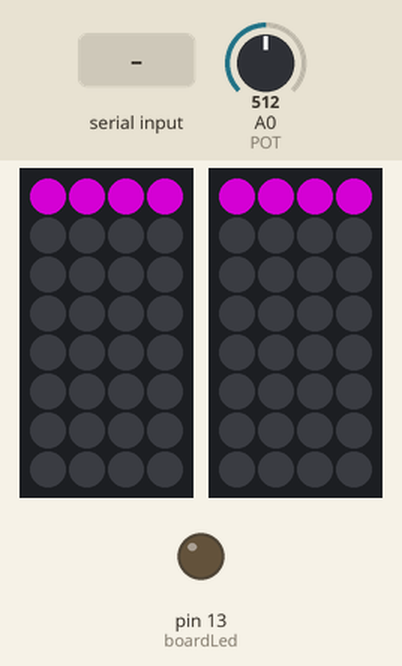
Bench run of a sketch on a simulated Arduino Uno, built with avr-gcc and run on an emulated ATmega328P. Parts: 2 × 4×8 RGB LED matrix (first LED top left, wired row by row), output pins drawn as LEDs (lit = HIGH). The test bench sets the inputs (shaded band); at power-on: A0 (POT) = 512. Dim RGB values are drawn brighter than linear.

Above: at 0.82 s.
1.3 s: A0 (POT) set to 900
At 2.9 s:
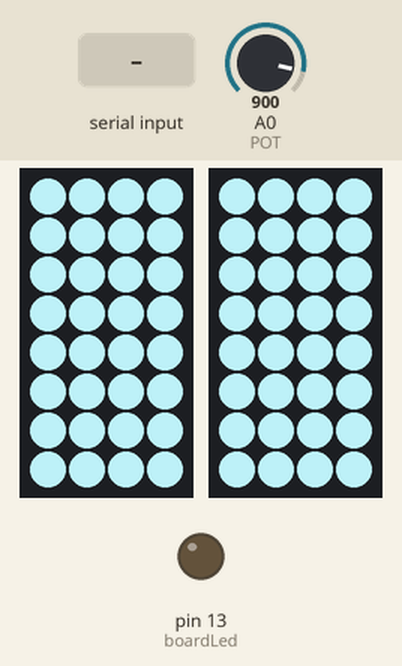
7.2 s: A0 (POT) set to 647
At 8.2 s:
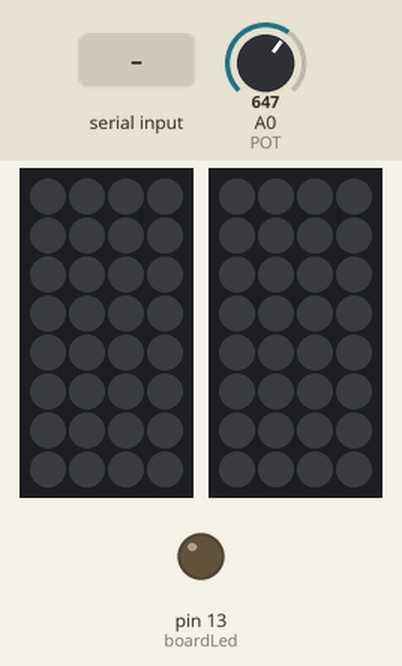
8.7 s: A0 (POT) set to 630
At 8.87 s:
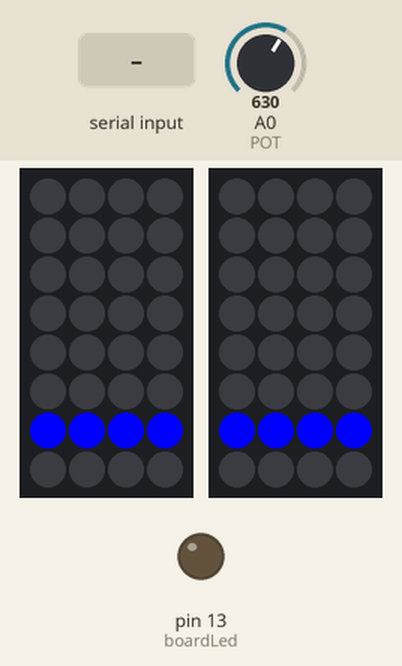
10.5 s: A0 (POT) set to 528
12.7 s: A0 (POT) set to 504
At 18.6 s:
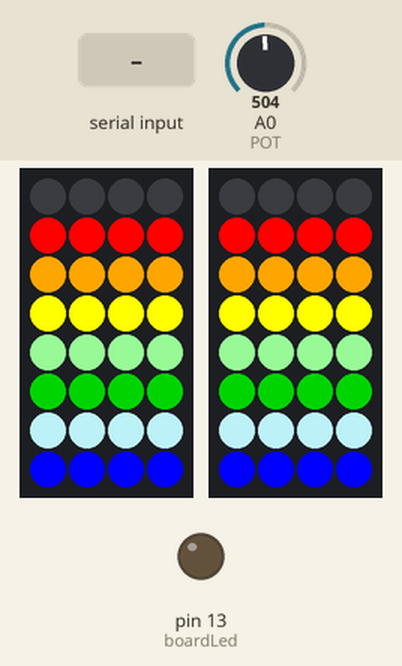
19.2 s: "90,45,200\n" received over Serial
At 23.48 s:
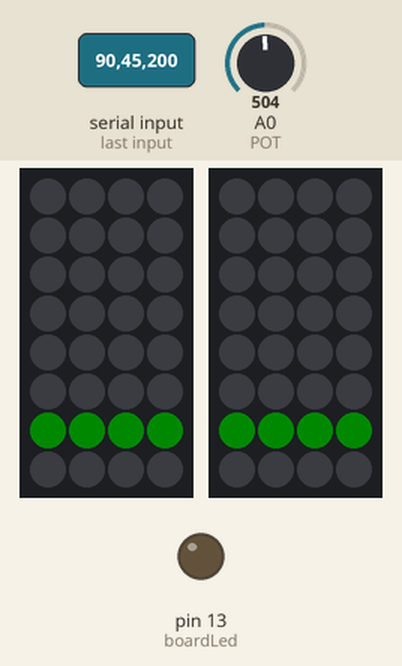

The sketch:

helmet.ino
```cpp
// (licence header left out)
#include <FastLED.h>

#define DATA_LEFTEAR_PIN 1
#define DATA_RIGTHEAR_PIN 2
#define DATA_RIGHT_PIN 3
#define DATA_LEFT_PIN 7
#define BUTTON 4
#define POT A0

// Params for width and height
const uint8_t kMatrixWidth = 4;
const uint8_t kMatrixHeight = 8;
const bool    kMatrixSerpentineLayout = true;

#define NUM_LEDS (kMatrixWidth * kMatrixHeight)
#define NUM_LEDONE 1

// Calculates position on string based on coordinates
uint16_t XY( uint8_t x, uint8_t y)
{
  uint16_t i;

  if( kMatrixSerpentineLayout == false) {
    i = (y * kMatrixWidth) + x;
  }

  if( kMatrixSerpentineLayout == true) {
    if( y & 0x01) {
      // Odd rows run backwards
      uint8_t reverseX = (kMatrixWidth - 1) - x;
      i = (y * kMatrixWidth) + reverseX;
    } else {
      // Even rows run forwards
      i = (y * kMatrixWidth) + x;
    }
  }

  return i;
}

// Define the array of leds
CRGB led_array[NUM_LEDS];
CRGB led_ears[NUM_LEDONE];
int boardLed = 13;

void setup()
{
    Serial.begin(9600);
    pinMode(boardLed, OUTPUT);
    pinMode(BUTTON, INPUT);
    pinMode(POT, INPUT);
    FastLED.addLeds<WS2812B, DATA_LEFT_PIN, GRB>(led_array, NUM_LEDS);
    FastLED.addLeds<WS2812B, DATA_RIGHT_PIN, GRB>(led_array, NUM_LEDS);
}

char readIn;

void clear()
{
    for (int i = 0; i < NUM_LEDS; i++)
    {
        led_array[i] = CRGB::Black;
    }
    FastLED.show();
}

void fadeall() { for(int i = 0; i < NUM_LEDS; i++) { led_array[i].nscale8(250); } }

void cylon()
{
	static uint8_t hue = 0;

	// First slide the led in one direction
	for(int i = 0; i < NUM_LEDS; i++)
    {
		led_array[i] = CHSV(hue++, 255, 255);

		FastLED.show();

		fadeall();

		delay(10);
	}

	// Now go in the other direction.
	for(int i = (NUM_LEDS)-1; i >= 0; i--)
    {
		led_array[i] = CHSV(hue++, 255, 255);
		FastLED.show();

		fadeall();

		delay(10);
	}
}

void lightRow(int row, CRGB color)
{
    for (int i = 0; i < kMatrixWidth; i++)
    {
        led_array[XY(i, row)] = color;
    }
    FastLED.show();
}

CRGB rainbow[8] = {CRGB::Purple, CRGB::Blue, CRGB::PowderBlue,
                   CRGB::Green, CRGB::LightGreen, CRGB::Yellow,
                   CRGB::Orange, CRGB::Red};

void lightRows(int rows, CRGB color)
{
    for (int i = 0; i < rows; i++)
    {
        lightRow(i, color);
    }
}

void fullColor(CRGB color) // this works
{
    lightRows(kMatrixHeight, color);
}

void fullonRainbow() // this works
{
    for (int i = 0; i < kMatrixHeight; i++)
    {
        lightRow(i, rainbow[i]);
    }
}

void rainbowDrop()
{
    // drop in
    for (int i = 0; i < kMatrixHeight; i++)
    {
        CRGB currentColor = rainbow[kMatrixHeight - i];

        int currentPosition = kMatrixHeight;
        int previousPosition = currentPosition + 1;

        while(currentPosition > i)
        {
            currentPosition = currentPosition - 1;
            previousPosition = currentPosition + 1;

            lightRow(currentPosition, currentColor);
            if (previousPosition <= (kMatrixHeight - 1))
            {
                lightRow(previousPosition, CRGB::Black);
            }
            FastLED.show();
            delay(100);
        }
    }

    // clear out
    for (int i = 0; i < kMatrixHeight; i++)
    {
        CRGB currentColor = rainbow[kMatrixHeight - i];

        int currentPosition = i;
        int previousPosition = currentPosition - 1;

        while(currentPosition >= -1)
        {
            currentPosition = currentPosition - 1;
            previousPosition = currentPosition + 1;

            if (currentPosition != -1)
            {
                lightRow(currentPosition, currentColor);
            }
            lightRow(previousPosition, CRGB::Black);

            FastLED.show();
            delay(100);
        }
    }
}

int cycleColor = 0;
void rainbowCycle()
{
    CRGB currentColor = rainbow[cycleColor];
    cycleColor++;

    if (cycleColor > 7)
    {
        cycleColor = 0;
    }

    int currentPosition = kMatrixHeight;
    int previousPosition = currentPosition + 1;

    while(currentPosition > -1)
    {
        currentPosition = currentPosition - 1;
        previousPosition = currentPosition + 1;

        if (currentPosition > -1)
        {
            lightRow(currentPosition, currentColor);
        }
        if (previousPosition <= (kMatrixHeight - 1))
        {
            lightRow(previousPosition, CRGB::Black);
        }
        FastLED.show();
        delay(100);
    }
}

void bounce()
{
    CRGB currentColor = rainbow[cycleColor];
    cycleColor++;

    if (cycleColor > 7)
    {
        cycleColor = 0;
    }

    int bounceDistance = 3;
    int bottomArray[] = {0, 1, 2};
    int topArray[] = {kMatrixHeight - 1,  kMatrixHeight - 2, kMatrixHeight -3};

    for (int i = 0; i < bounceDistance; i++)
    {
        lightRow(topArray[i], currentColor);
        lightRow(bottomArray[i], currentColor);
        FastLED.show();
        delay(100);
    }

    for (int i = bounceDistance; i >= 0; i--)
    {
        lightRow(topArray[i], CRGB::Black);
        lightRow(bottomArray[i], CRGB::Black);
        FastLED.show();
        delay(100);
    }
}

enum Mode
{
    Solid,
    Animation1,
    Animation2,
    Animation3,
    Animation4,
    Audio1,
    Audio2,
    Audio3
};

Mode mode = Animation2;
int low, mid, high;
int bassCount = 0;
void loop() {
    while (Serial.available() > 0)
    {
        readIn = Serial.read();
        if (readIn == 's')
        {
            low = Serial.parseInt();
            mid = Serial.parseInt();
            high = Serial.parseInt();
            break;
        }
    }

    // use pot to select mode
    int potVal = analogRead(POT);
    Mode previousMode = mode;
    if (potVal < 128)
    {
        mode = Solid;
    }
    else if (potVal >= 128 && potVal < 256)
    {
        mode = Animation1;
    }
    else if (potVal >= 256 && potVal < 384)
    {
        mode = Animation2;
    }
    else if (potVal >= 384 && potVal < 512)
    {
        mode = Animation3;
    }
    else if (potVal >= 512 && potVal < 640)
    {
        mode = Animation4;
    }
    else if (potVal >= 640 && potVal < 768)
    {
        mode = Audio1;
    }
    else if (potVal >= 768 && potVal < 896)
    {
        mode = Audio2;
    }
    else if (potVal >= 896)
    {
        mode = Audio3;
    }

    if (mode != previousMode)
    {
        bassCount++;
    }

    // lighting mode
    switch(mode)
    {
    case Solid:
    {
        fullonRainbow();
        break;
    }
    case Animation1:
    {
        cylon();
        break;
    }
    case Animation2:
    {
        clear();
        bounce();
        clear();
        delay(1000);
        break;
    }
    case Animation3:
    {
        clear();
        rainbowDrop();
        clear();
        break;
    }
    case Animation4:
    {
        clear();
        rainbowCycle();
        clear();
        delay(1000);
        break;
    }
    case Audio1:
    {
        clear();

        if (low > 20)
        {
            bassCount++;
        }

        int colorChoice = bassCount % mode;
        CRGB bassColor = rainbow[colorChoice];

	if (mid > 800)
	{
        	lightRows(8, bassColor);
	}
        else if (mid > 700)
	{
        	lightRows(7, bassColor);
	}
	else if (mid > 600)
        {
        	lightRows(6, bassColor);
        }
        else if (mid > 500)
        {
        	lightRows(5, bassColor);
        }
        else if (mid > 400)
        {
        	lightRows(4, bassColor);
        }
        else if (mid > 300)
        {
        	lightRows(3, bassColor);
        }
        else if (mid > 200)
        {
        	lightRows(2, bassColor);
        }
        else if (mid > 100)
        {
        	lightRows(1, bassColor);
        }
        break;
    }
    case Audio2:
    {
        clear();

        if (mid > 20)
        {
            bassCount++;
        }

        int colorChoice = bassCount % mode;
        CRGB bassColor = rainbow[colorChoice];

        if (low > 20)
	{
        	lightRows(8, bassColor);
	}
        else if (low > 15)
        {
        	lightRows(6, bassColor);
        }
        else if (low > 10)
        {
        	lightRows(4, bassColor);
        }
        else
        {
        	lightRows(2, bassColor);
        }
        break;
    }
    case Audio3:
    {
        clear();

        if (mid > 30)
        {
            bassCount++;
        }

        int colorChoice = bassCount % mode;
        CRGB bassColor = rainbow[colorChoice];

        fullColor(bassColor);
    }
    }

    if (bassCount > 8000)
    {
        bassCount = 0;
    }

}
```

Measured:
- the behaviour switches between 640 and 639 on A0 (POT) (found by bisection; images 2 and 3)
- the behaviour switches between 512 and 511 on A0 (POT) (found by bisection; images 3 and 4)
- after the input at 1.3 s, the LEDs: change after 0.71 s (image 1)
- after the input at 7.2 s, the LEDs: change at once (image 2)
- after the input at 8.7 s, the LEDs: first change at once (image 3 shows a later state)
- after the input at 19.2 s, the LEDs: first differ from a run without the input after 4.1 s (image 5 shows a later state)
